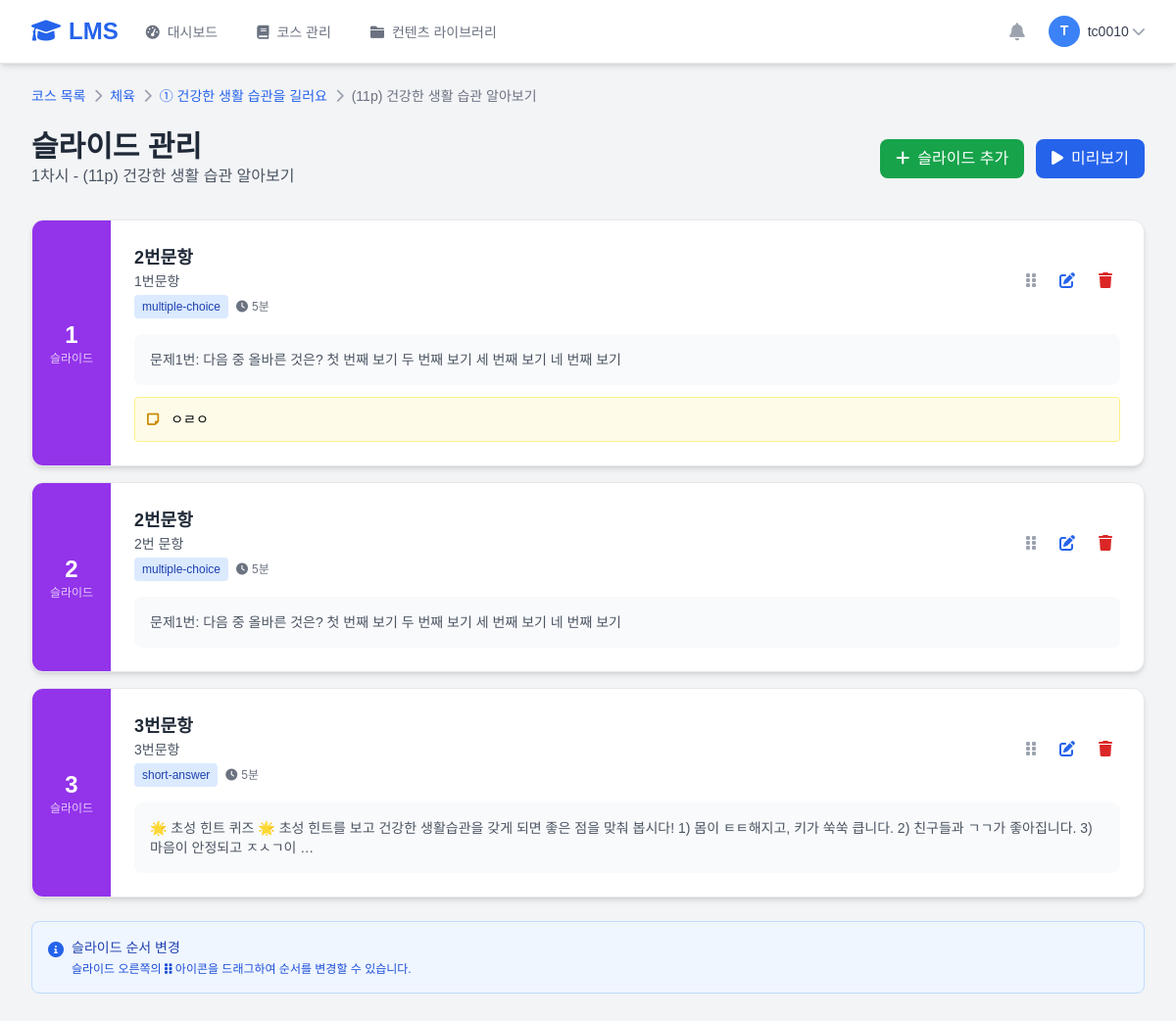
The page /teacher/chasis/1/slides/ (signed in) on the database its author committed.
### teacher/models.py (models this page shows, shortened)
class Course(models.Model):
    subject_name = models.CharField('과목명', max_length=100)
    target = models.CharField('대상', max_length=100)
    description = models.TextField('설명', blank=True)
    teacher = models.ForeignKey(Teacher, on_delete=models.CASCADE, verbose_name='담당교사')
    is_active = models.BooleanField('활성화', default=True)
    created_at = models.DateTimeField('생성일', auto_now_add=True)
    updated_at = models.DateTimeField('수정일', auto_now=True)
    class Meta:
        verbose_name = '코스'
        verbose_name_plural = '코스'
        ordering = ['-created_at']

class SubChapter(models.Model):
    subject = models.ForeignKey(Course, on_delete=models.CASCADE, verbose_name='코스')
    chapter = models.ForeignKey(Chapter, on_delete=models.CASCADE, verbose_name='대단원', related_name='subchapters')
    sub_chapter_title = models.CharField('소단원명', max_length=200)
    sub_chapter_order = models.PositiveIntegerField('순서', default=1)
    description = models.TextField('설명', blank=True)
    created_at = models.DateTimeField('생성일', auto_now_add=True)
    updated_at = models.DateTimeField('수정일', auto_now=True)
    class Meta:
        verbose_name = '소단원'
        verbose_name_plural = '소단원'
        ordering = ['chapter', 'sub_chapter_order']
        unique_together = ['chapter', 'sub_chapter_order']

class Chasi(models.Model):
    subject = models.ForeignKey(Course, on_delete=models.CASCADE, verbose_name='코스')  # course 대신 subject로 통일
    chapter = models.ForeignKey(Chapter, on_delete=models.CASCADE, verbose_name='대단원')
    sub_chapter = models.ForeignKey(SubChapter, on_delete=models.CASCADE, verbose_name='소단원', related_name='chasis')
    chasi_title = models.CharField('차시명', max_length=200)  # 기존 코드와 호환성을 위해 chasi_title 유지
    chasi_order = models.PositiveIntegerField('순서', default=1)
    chapter_order = models.PositiveIntegerField('대단원 순서', default=1)
    sub_chapter_order = models.PositiveIntegerField('소단원 순서', default=1)
    description = models.TextField('설명', blank=True)
    learning_objectives = models.TextField('학습목표', blank=True)
    duration_minutes = models.PositiveIntegerField('수업시간(분)', default=45)
    is_published = models.BooleanField('공개', default=True)
    created_at = models.DateTimeField('생성일', auto_now_add=True)
    updated_at = models.DateTimeField('수정일', auto_now=True)
    class Meta:
        verbose_name = '차시'
        verbose_name_plural = '차시'
        ordering = ['sub_chapter', 'chasi_order']
        unique_together = ['sub_chapter', 'chasi_order']

class ChasiSlide(models.Model):
    chasi = models.ForeignKey(Chasi, on_delete=models.CASCADE, verbose_name='차시', related_name='teacher_slides')
    slide_number = models.PositiveIntegerField('슬라이드 번호')
    slide_title = models.CharField('슬라이드 제목', max_length=200, blank=True)
    content_type = models.ForeignKey(ContentType, on_delete=models.CASCADE, verbose_name='컨텐츠 타입')
    content = models.ForeignKey(Contents, on_delete=models.CASCADE, verbose_name='컨텐츠')
    instructor_notes = models.TextField('강사 노트', blank=True)
    estimated_time = models.PositiveIntegerField('예상 시간(분)', default=5)
    is_active = models.BooleanField('활성화', default=True)
    created_at = models.DateTimeField('생성일', auto_now_add=True)
    updated_at = models.DateTimeField('수정일', auto_now=True)
    class Meta:
        verbose_name = '차시 슬라이드'
        verbose_name_plural = '차시 슬라이드'
        ordering = ['chasi', 'slide_number']
        unique_together = ['chasi', 'slide_number']

class Contents(models.Model):
    content_type = models.ForeignKey(ContentType, on_delete=models.CASCADE, verbose_name='콘텐츠 타입')
    title = models.CharField('제목', max_length=200)
    page = models.TextField('콘텐츠 페이지', help_text='HTML 형식의 콘텐츠')
    answer = models.TextField('정답', blank=True,null=True, help_text='객관식/단답형의 경우 정답')
    meta_data = models.JSONField('메타데이터', default=dict, blank=True)
    tags = models.JSONField('태그/평가기준', default=dict, blank=True, help_text='채점이나 평가 기준')
    created_by = models.ForeignKey(User, on_delete=models.SET_NULL, null=True, verbose_name='생성자')
    created_at = models.DateTimeField('생성일', auto_now_add=True)
    updated_at = models.DateTimeField('수정일', auto_now=True)
    is_active = models.BooleanField('활성화', default=True)
    is_public = models.BooleanField('공개', default=True, help_text='다른 교사들도 사용할 수 있도록 공개')  # 추가
    class Meta:
        verbose_name = '콘텐츠'
        verbose_name_plural = '콘텐츠'
        ordering = ['-created_at']

class ContentType(models.Model):
    type_name = models.CharField('타입명', max_length=50)
    description = models.TextField('설명', blank=True)
    icon = models.CharField('아이콘', max_length=50, blank=True,null=True)
    color = models.CharField('색상', max_length=7, blank=True,null=True)
    is_active = models.BooleanField('활성화', default=True)
    class Meta:
        verbose_name = '컨텐츠 타입'
        verbose_name_plural = '컨텐츠 타입'

### teacher/chasi_views.py (the view)
# urls.py: path('chasis/<int:chasi_id>/slides/', chasi_views.chasi_slide_manage, name='chasi_slide_manage'),
@login_required
def chasi_slide_manage(request, chasi_id):
    chasi = get_object_or_404(Chasi, pk=chasi_id)
    if chasi.sub_chapter.chapter.subject.teacher.user != request.user:
        messages.error(request, '접근 권한이 없습니다.')
        return redirect('teacher:dashboard')
    slides = ChasiSlide.objects.filter(
        chasi=chasi
    ).select_related('content_type', 'content').order_by('slide_number')
    context = {
        'chasi': chasi,
        'course': chasi.sub_chapter.chapter.subject,
        'chapter': chasi.sub_chapter.chapter,
        'subchapter': chasi.sub_chapter,
        'slides': slides
    }
    return render(request, 'teacher/courses/chasis/slide_manage.html', context)

### templates/teacher/courses/chasis/slide_manage.html (shortened to what this page needs)
{% extends 'teacher/base.html' %}
{% block content %}
<div class="max-w-7xl mx-auto">
    <nav class="flex mb-6" aria-label="Breadcrumb">
        <ol class="flex items-center space-x-2 text-sm">
            <li><a href="{% url 'teacher:course_list' %}" class="text-blue-600 hover:text-blue-800">코스 목록</a></li>
            <li><i class="fas fa-chevron-right text-gray-400"></i></li>
            <li><a href="{% url 'teacher:course_detail' course.id %}" class="text-blue-600 hover:text-blue-800">{{ course.subject_name }}</a></li>
            <li><i class="fas fa-chevron-right text-gray-400"></i></li>
            <li><a href="{% url 'teacher:chasi_list' subchapter.id %}" class="text-blue-600 hover:text-blue-800">{{ subchapter.sub_chapter_title }}</a></li>
            <li><i class="fas fa-chevron-right text-gray-400"></i></li>
            <li class="text-gray-500">{{ chasi.chasi_title }}</li>
        </ol>
    </nav>
    <div class="mb-8">
        <div class="flex items-center justify-between mb-4">
            <div>
                <h1 class="text-3xl font-bold text-gray-800">슬라이드 관리</h1>
                <p class="text-gray-600">{{ chasi.chasi_order }}차시 - {{ chasi.chasi_title }}</p>
            </div>
            <div class="flex space-x-3">
                <a href="{% url 'teacher:chasi_slide_add' chasi.id %}"
                   class="bg-green-600 text-white px-4 py-2 rounded-lg hover:bg-green-700 transition duration-200">
                    <i class="fas fa-plus mr-2"></i>슬라이드 추가
                </a>
                <a href="{% url 'teacher:chasi_preview' chasi.id %}"
                   class="bg-blue-600 text-white px-4 py-2 rounded-lg hover:bg-blue-700 transition duration-200">
                    <i class="fas fa-play mr-2"></i>미리보기
                </a>
            </div>
        </div>
    </div>
    {% if slides %}
    <div class="space-y-4" id="slides-container">
        {% for slide in slides %}
        <div class="bg-white rounded-xl shadow-md border border-gray-200 overflow-hidden slide-item" data-slide-id="{{ slide.id }}">
            <div class="flex">
                <div class="bg-purple-600 text-white p-4 flex items-center justify-center min-w-[80px]">
                    <div class="text-center">
                        <div class="text-2xl font-bold slide-number">{{ slide.slide_number }}</div>
                        <div class="text-xs opacity-75">슬라이드</div>
                    </div>
                </div>
                <div class="flex-1 p-6">
                    <div class="flex items-center justify-between mb-4">
                        <div>
                            <h3 class="text-lg font-semibold text-gray-800">{{ slide.content.title }}</h3>
                            {% if slide.slide_title %}
                            <p class="text-sm text-gray-600">{{ slide.slide_title }}</p>
                            {% endif %}
                            <div class="flex items-center space-x-2 mt-1">
                                <span class="bg-blue-100 text-blue-800 px-2 py-1 rounded text-xs">
                                    {{ slide.content_type.type_name }}
                                </span>
                                <span class="text-gray-500 text-xs">
                                    <i class="fas fa-clock mr-1"></i>{{ slide.estimated_time }}분
                                </span>
                            </div>
                        </div>
                        <div class="flex items-center space-x-2">
                            <div class="drag-handle cursor-move text-gray-400 hover:text-gray-600 p-2">
                                <i class="fas fa-grip-vertical"></i>
                            </div>
                            <a href="{% url 'teacher:chasi_slide_edit' slide.id %}"
                               class="text-blue-600 hover:text-blue-800 p-2">
                                <i class="fas fa-edit"></i>
                            </a>
                            <button onclick="deleteSlide({{ slide.id }})"
                                    class="text-red-600 hover:text-red-800 p-2">
                                <i class="fas fa-trash"></i>
                            </button>
                        </div>
                    </div>
                    <div class="bg-gray-50 rounded-lg p-4 max-h-32 overflow-hidden">
                        <div class="text-sm text-gray-600 line-clamp-3">
                            {{ slide.content.page|striptags|truncatewords:30 }}
                        </div>
                    </div>
                    {% if slide.instructor_notes %}
                    <div class="mt-3 p-3 bg-yellow-50 border border-yellow-200 rounded text-sm">
                        <i class="fas fa-sticky-note text-yellow-600 mr-2"></i>
                        {{ slide.instructor_notes }}
                    </div>
                    {% endif %}
                </div>
            </div>
        </div>
        {% endfor %}
    </div>
    <div class="mt-6 bg-blue-50 border border-blue-200 rounded-lg p-4">
        <div class="flex items-start">
            <i class="fas fa-info-circle text-blue-600 mt-1 mr-2"></i>
            <div>
                <h4 class="text-sm font-medium text-blue-800">슬라이드 순서 변경</h4>
                <p class="text-xs text-blue-700 mt-1">
                    슬라이드 오른쪽의 <i class="fas fa-grip-vertical"></i> 아이콘을 드래그하여 순서를 변경할 수 있습니다.
                </p>
            </div>
        </div>
    </div>
    {% endif %}
</div>
{% endblock %}

### templates/teacher/base.html (shortened to what this page needs)
<!DOCTYPE html>
<html lang="ko">
<head>
    <script src="https://cdn.tailwindcss.com?plugins=forms,typography,aspect-ratio,line-clamp"></script>
    <link rel="stylesheet" href="https://cdnjs.cloudflare.com/ajax/libs/font-awesome/6.0.0/css/all.min.css">
</head>
<body class="bg-gray-100">
    <nav class="bg-white shadow-md border-b border-gray-200 fixed w-full top-0 z-50">
        <div class="max-w-7xl mx-auto px-4 sm:px-6 lg:px-8">
            <div class="flex justify-between h-16">
                <div class="flex items-center">
                    <div class="flex-shrink-0">
                        <a href="{% url 'teacher:dashboard' %}" class="text-2xl font-bold text-blue-600">
                            <i class="fas fa-graduation-cap mr-2"></i>LMS
                        </a>
                    </div>
                    <div class="hidden md:ml-6 md:flex md:space-x-8">
                        <a href="{% url 'teacher:dashboard' %}"
                           class="{% if 'dashboard' in request.resolver_match.url_name %}border-blue-500 text-gray-900{% else %}border-transparent text-gray-500 hover:text-gray-700 hover:border-gray-300{% endif %} inline-flex items-center px-1 pt-1 border-b-2 text-sm font-medium">
                            <i class="fas fa-tachometer-alt mr-2"></i>대시보드
                        </a>
                        <a href="{% url 'teacher:course_dashboard' %}"
                           class="{% if 'course' in request.resolver_match.url_name %}border-blue-500 text-gray-900{% else %}border-transparent text-gray-500 hover:text-gray-700 hover:border-gray-300{% endif %} inline-flex items-center px-1 pt-1 border-b-2 text-sm font-medium">
                            <i class="fas fa-book mr-2"></i>코스 관리
                        </a>
                        <a href="{% url 'teacher:contents_list' %}"
                           class="{% if 'contents_list' in request.resolver_match.url_name %}border-blue-500 text-gray-900{% else %}border-transparent text-gray-500 hover:text-gray-700 hover:border-gray-300{% endif %} inline-flex items-center px-1 pt-1 border-b-2 text-sm font-medium">
                            <i class="fas fa-folder mr-2"></i>컨텐츠 라이브러리
                        </a>
                    </div>
                </div>
                <div class="flex items-center">
                    <div class="flex items-center space-x-4">
                        <button class="p-2 text-gray-400 hover:text-gray-500">
                            <i class="fas fa-bell text-lg"></i>
                        </button>
                        <div class="relative">
                            <button class="flex items-center text-sm rounded-full focus:outline-none focus:ring-2 focus:ring-offset-2 focus:ring-blue-500"
                                    id="user-menu-button" onclick="toggleUserMenu()">
                                <img class="h-8 w-8 rounded-full bg-blue-500 flex items-center justify-center text-white font-bold"
                                     alt="{{ user.get_full_name }}">
                                <span class="ml-2 text-gray-700">{{ user.get_full_name|default:user.username }}</span>
                                <i class="fas fa-chevron-down ml-1 text-gray-400"></i>
                            </button>
                        </div>
                    </div>
                </div>
            </div>
        </div>
    </nav>
    <main class="pt-16 min-h-screen">
        <div class="max-w-7xl mx-auto py-6 px-4 sm:px-6 lg:px-8">
            {% block content %}{% endblock %}
        </div>
    </main>
        </body>
        </html>

### templates/teacher/base.html (style rules this page uses)
.line-clamp-3 { display: -webkit-box; -webkit-box-orient: vertical; overflow: hidden; }

### templates/teacher/courses/chasis/slide_manage.html (style rules this page uses)
.line-clamp-3 { display: -webkit-box; -webkit-line-clamp: 3; -webkit-box-orient: vertical; overflow: hidden; }

### rows shown on the page
Course: subject_name "체육"
SubChapter: sub_chapter_title "① 건강한 생활 습관을 길러요"
Chasi: chasi_title "(11p) 건강한 생활 습관 알아보기", chasi_order "1"
ChasiSlide: slide_number "1", content "2번문항", slide_title "1번문항", content_type.type_name "multiple-choice", estimated_time "5", content.page "문제1번: 다음 중 올바른 것은? 첫 번째 보기 두 번째 보기 세 번째 보기 네 번째 보기", instructor_notes "ㅇㄹㅇ"
ChasiSlide: slide_number "2", content "2번문항", slide_title "2번 문항", content_type.type_name "multiple-choice", estimated_time "5", content.page "문제1번: 다음 중 올바른 것은? 첫 번째 보기 두 번째 보기 세 번째 보기 네 번째 보기"
ChasiSlide: slide_number "3", content "3번문항", slide_title "3번문항", content_type.type_name "short-answer", estimated_time "5", content.page "🌟 초성 힌트 퀴즈 🌟 초성 힌트를 보고 건강한 생활습관을 갖게 되면 좋은 점을 맞춰 봅시다! 1) 몸이 ㅌㅌ해지고, 키가 쑥쑥 큽니다. 2) 친구들과 ㄱㄱ가 좋아집니다. 3) 마음이 안정되고 ㅈㅅㄱ이 …"

### other values the page prints
{{ user.get_full_name|default:user.username }} "tc0010"
